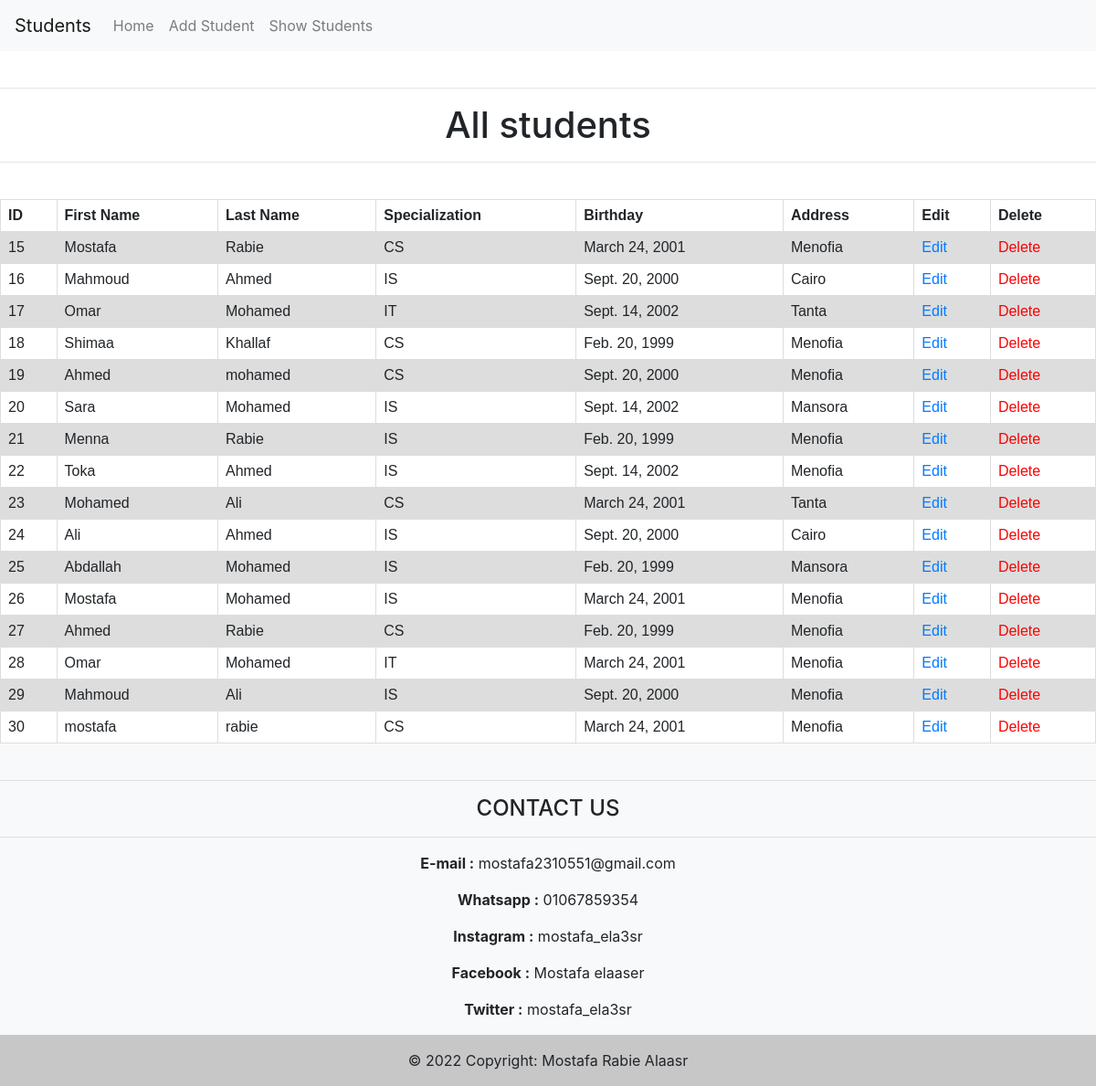
The page /pages/showstudent on the database its author committed.
### pages/models.py (models this page shows, shortened)
class student (models.Model):
    choices = [("CS" , "CS"),("IS" , "IS"),("IT" , "IT")]
    f_name = models.CharField(max_length=20 , null = True , verbose_name="First Name" )
    l_name = models.CharField(max_length=20 , null = True , verbose_name="Last Name" )
    address = models.CharField(max_length=50 , default="Menofia" , verbose_name="Address" )
    specialization = models.CharField( max_length=50 , choices=choices , null = True )
    birthDate = models.DateField(null = True , verbose_name="Birthday")
    image = models.ImageField(upload_to='photos/%y/%m/%d' , default= 'photos/22/09/20/img2.jpg')

### pages/views.py (the view)
# urls.py: path('showstudent',views.showStudent , name = 'showstudent'),
def showStudent(request):
    return render(request , "pages/showstudent.html" , {"showstudent" :student.objects.all().order_by("id") } )

### templates/pages/showstudent.html
{% extends "base_st.html" %}
{% block content %}
<br><hr/>
<h1>All students</h1>
<hr/><br>
<table>
    <tr>
        <th>ID</th>
        <th>First Name</th>
        <th>Last Name</th>
        <th>Specialization</th>
        <th>Birthday</th>
        <th>Address</th>
        <th>Edit</th>
        <th>Delete</th>
    </tr>
{% for s in showstudent %}
    <tr>
        <td>{{ s.id }}</td>
        <td>{{ s.f_name }}</td>
        <td>{{ s.l_name }}</td>
        <td>{{ s.specialization }}</td>
        <td>{{ s.birthDate }}</td>
        <td>{{ s.address }}</td>
        <td><a href="updatestudent/{{s.id}}"> Edit </a></td>
        <td><a href="DeleteStudent/{{s.id}}" style="color:red;" onclick ="return confirm('Are you sure you want to delete this student ? ') " > Delete </a></td>
    </tr>
{% endfor %}
</table>
{% endblock  %}

### templates/base_st.html (shortened to what this page needs)
{%load static%}
<html>
    <head>
        <link rel="stylesheet" href="https://cdn.jsdelivr.net/npm/bootstrap@4.0.0/dist/css/bootstrap.min.css">
        <link rel="stylesheet" href="{%static 'css/style.css'%}">
    </head>
    <body>
        {% include "parts/nav_st.html" %}
        {% block content %}
        {% endblock  %}
        {% include "parts/footer.html" %}
    </body>
</html>

### templates/parts/nav_st.html (shortened to what this page needs)
<nav class="navbar navbar-expand-lg navbar-light bg-light">
            <a class="navbar-brand" href = "{%url 'student'%}">Students</a>
            <div class="collapse navbar-collapse" id="navbarNav">
              <ul class="navbar-nav">
                <li class="nav-item">
                  <a class="nav-link" href = "{%url 'index'%}">Home <span class="sr-only">(current)</span></a>
                </li>
                <li class="nav-item">
                  <a class="nav-link" href = "{%url 'addstudent'%}">Add Student</a>
                </li>
                <li class="nav-item">
                  <a class="nav-link" href = "{%url 'showstudent'%}">Show Students</a>
                </li>
              </ul>
            </div>
        </nav>

### templates/parts/footer.html
<footer class="bg-light text-center text-lg-start"><br>
                <div>
                <hr/>
                    <h4 class="text-uppercase">Contact us</h4>
                <hr/>
                    <p><b> E-mail :</b> mostafa2310551@gmail.com</p>
                    <p><b> Whatsapp :</b> 01067859354</p>
                    <p><b> Instagram :</b> mostafa_ela3sr</p>
                    <p><b>  Facebook :</b> Mostafa elaaser</p>
                    <p><b> Twitter :</b> mostafa_ela3sr</p>
                </div>
            <div class="text-center p-3" style="background-color: rgba(0, 0, 0, 0.2);">
                © 2022 Copyright: Mostafa Rabie Alaasr
            </div>
</footer>

### app/static/css/style.css (style rules this page uses)
h1 { text-align: center; }

### templates/base_st.html (style rules this page uses)
table { font-family: arial, sans-serif; border-collapse: collapse; width: 100%; }
td, th { border: 1px solid #dddddd; text-align: left; padding: 8px; }
tr:nth-child(even) { background-color: #dddddd; }

### rows shown on the page
student: id "15", f_name "Mostafa", l_name "Rabie", specialization "CS", birthDate "March 24, 2001", address "Menofia"
student: id "16", f_name "Mahmoud", l_name "Ahmed", specialization "IS", birthDate "Sept. 20, 2000", address "Cairo"
student: id "17", f_name "Omar", l_name "Mohamed", specialization "IT", birthDate "Sept. 14, 2002", address "Tanta"
student: id "18", f_name "Shimaa", l_name "Khallaf", specialization "CS", birthDate "Feb. 20, 1999", address "Menofia"
student: id "19", f_name "Ahmed", l_name "mohamed", specialization "CS", birthDate "Sept. 20, 2000", address "Menofia"
student: id "20", f_name "Sara", l_name "Mohamed", specialization "IS", birthDate "Sept. 14, 2002", address "Mansora"
student: id "21", f_name "Menna", l_name "Rabie", specialization "IS", birthDate "Feb. 20, 1999", address "Menofia"
student: id "22", f_name "Toka", l_name "Ahmed", specialization "IS", birthDate "Sept. 14, 2002", address "Menofia"
student: id "23", f_name "Mohamed", l_name "Ali", specialization "CS", birthDate "March 24, 2001", address "Tanta"
student: id "24", f_name "Ali", l_name "Ahmed", specialization "IS", birthDate "Sept. 20, 2000", address "Cairo"
student: id "25", f_name "Abdallah", l_name "Mohamed", specialization "IS", birthDate "Feb. 20, 1999", address "Mansora"
student: id "26", f_name "Mostafa", l_name "Mohamed", specialization "IS", birthDate "March 24, 2001", address "Menofia"
student: id "27", f_name "Ahmed", l_name "Rabie", specialization "CS", birthDate "Feb. 20, 1999", address "Menofia"
student: id "28", f_name "Omar", l_name "Mohamed", specialization "IT", birthDate "March 24, 2001", address "Menofia"
student: id "29", f_name "Mahmoud", l_name "Ali", specialization "IS", birthDate "Sept. 20, 2000", address "Menofia"
student: id "30", f_name "mostafa", l_name "rabie", specialization "CS", birthDate "March 24, 2001", address "Menofia"
